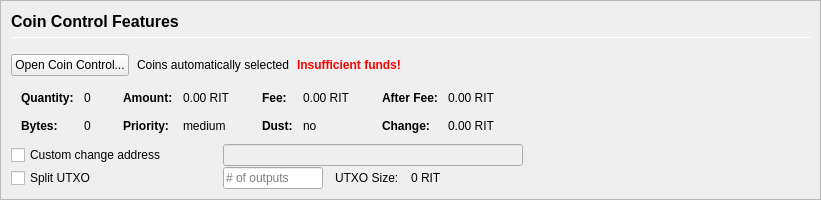
         <widget class="QFrame" name="frameCoinControl">
          <property name="sizePolicy">
           <sizepolicy hsizetype="Expanding" vsizetype="Expanding">
            <horstretch>0</horstretch>
            <verstretch>0</verstretch>
           </sizepolicy>
          </property>
          <property name="maximumSize">
           <size>
            <width>16777215</width>
            <height>16777215</height>
           </size>
          </property>
          <property name="frameShape">
           <enum>QFrame::StyledPanel</enum>
          </property>
          <property name="frameShadow">
           <enum>QFrame::Sunken</enum>
          </property>
          <layout class="QVBoxLayout" name="verticalLayoutCoinControl2">
           <property name="spacing">
            <number>0</number>
           </property>
           <property name="margin">
            <number>0</number>
           </property>
           <item>
            <widget class="QFrame" name="frameCoinControl_BG">
             <layout class="QVBoxLayout" name="verticalLayoutCoinControl" stretch="0,0,0,0,0,0">
              <property name="spacing">
               <number>1</number>
              </property>
              <property name="leftMargin">
               <number>10</number>
              </property>
              <property name="topMargin">
               <number>10</number>
              </property>
              <item>
               <layout class="QHBoxLayout" name="horizontalLayoutCoinControl1">
                <property name="bottomMargin">
                 <number>15</number>
                </property>
                <item>
                 <layout class="QVBoxLayout" name="verticalLayout_3">
                  <property name="spacing">
                   <number>6</number>
                  </property>
                  <item>
                   <widget class="QLabel" name="labelCoinControlFeatures">
                    <property name="sizePolicy">
                     <sizepolicy hsizetype="Preferred" vsizetype="Maximum">
                      <horstretch>0</horstretch>
                      <verstretch>0</verstretch>
                     </sizepolicy>
                    </property>
                    <property name="minimumSize">
                     <size>
                      <width>0</width>
                      <height>20</height>
                     </size>
                    </property>
                    <property name="font">
                     <font>
                      <pointsize>12</pointsize>
                      <weight>75</weight>
                      <bold>true</bold>
                     </font>
                    </property>
                    <property name="styleSheet">
                     <string notr="true">font-weight:bold;</string>
                    </property>
                    <property name="text">
                     <string>Coin Control Features</string>
                    </property>
                   </widget>
                  </item>
                  <item>
                   <widget class="Line" name="line">
                    <property name="minimumSize">
                     <size>
                      <width>0</width>
                      <height>1</height>
                     </size>
                    </property>
                    <property name="maximumSize">
                     <size>
                      <width>16777215</width>
                      <height>1</height>
                     </size>
                    </property>
                    <property name="orientation">
                     <enum>Qt::Horizontal</enum>
                    </property>
                   </widget>
                  </item>
                 </layout>
                </item>
               </layout>
              </item>
              <item>
               <layout class="QHBoxLayout" name="horizontalLayoutCoinControl2" stretch="0,0,0,0">
                <property name="spacing">
                 <number>8</number>
                </property>
                <property name="bottomMargin">
                 <number>10</number>
                </property>
                <item>
                 <widget class="QPushButton" name="pushButtonCoinControl">
                  <property name="styleSheet">
                   <string notr="true"/>
                  </property>
                  <property name="text">
                   <string>Open Coin Control...</string>
                  </property>
                  <property name="autoDefault">
                   <bool>false</bool>
                  </property>
                 </widget>
                </item>
                <item>
                 <widget class="QLabel" name="labelCoinControlAutomaticallySelected">
                  <property name="text">
                   <string>Coins automatically selected</string>
                  </property>
                  <property name="margin">
                   <number>5</number>
                  </property>
                 </widget>
                </item>
                <item>
                 <widget class="QLabel" name="labelCoinControlInsuffFunds">
                  <property name="font">
                   <font>
                    <weight>75</weight>
                    <bold>true</bold>
                   </font>
                  </property>
                  <property name="styleSheet">
                   <string notr="true">color:red;font-weight:bold;</string>
                  </property>
                  <property name="text">
                   <string>Insufficient funds!</string>
                  </property>
                  <property name="margin">
                   <number>5</number>
                  </property>
                 </widget>
                </item>
                <item>
                 <spacer name="horizontalSpacerCoinControl">
                  <property name="orientation">
                   <enum>Qt::Horizontal</enum>
                  </property>
                  <property name="sizeHint" stdset="0">
                   <size>
                    <width>40</width>
                    <height>1</height>
                   </size>
                  </property>
                 </spacer>
                </item>
               </layout>
              </item>
              <item>
               <widget class="QWidget" name="widgetCoinControl" native="true">
                <property name="sizePolicy">
                 <sizepolicy hsizetype="Preferred" vsizetype="Preferred">
                  <horstretch>0</horstretch>
                  <verstretch>0</verstretch>
                 </sizepolicy>
                </property>
                <property name="minimumSize">
                 <size>
                  <width>0</width>
                  <height>0</height>
                 </size>
                </property>
                <property name="styleSheet">
                 <string notr="true"/>
                </property>
                <layout class="QHBoxLayout" name="horizontalLayoutCoinControl5">
                 <property name="margin">
                  <number>0</number>
                 </property>
                 <item>
                  <layout class="QHBoxLayout" name="horizontalLayoutCoinControl3" stretch="0,0,0,1">
                   <property name="spacing">
                    <number>20</number>
                   </property>
                   <property name="topMargin">
                    <number>0</number>
                   </property>
                   <property name="bottomMargin">
                    <number>10</number>
                   </property>
                   <item>
                    <layout class="QFormLayout" name="formLayoutCoinControl1">
                     <property name="horizontalSpacing">
                      <number>10</number>
                     </property>
                     <property name="verticalSpacing">
                      <number>14</number>
                     </property>
                     <property name="leftMargin">
                      <number>10</number>
                     </property>
                     <property name="topMargin">
                      <number>4</number>
                     </property>
                     <property name="rightMargin">
                      <number>6</number>
                     </property>
                     <item row="0" column="0">
                      <widget class="QLabel" name="labelCoinControlQuantityText">
                       <property name="font">
                        <font>
                         <weight>75</weight>
                         <bold>true</bold>
                        </font>
                       </property>
                       <property name="text">
                        <string>Quantity:</string>
                       </property>
                       <property name="margin">
                        <number>0</number>
                       </property>
                      </widget>
                     </item>
                     <item row="0" column="1">
                      <widget class="QLabel" name="labelCoinControlQuantity">
                       <property name="cursor">
                        <cursorShape>IBeamCursor</cursorShape>
                       </property>
                       <property name="contextMenuPolicy">
                        <enum>Qt::ActionsContextMenu</enum>
                       </property>
                       <property name="text">
                        <string notr="true">0</string>
                       </property>
                       <property name="margin">
                        <number>0</number>
                       </property>
                       <property name="textInteractionFlags">
                        <set>Qt::LinksAccessibleByMouse|Qt::TextSelectableByKeyboard|Qt::TextSelectableByMouse</set>
                       </property>
                      </widget>
                     </item>
                     <item row="1" column="0">
                      <widget class="QLabel" name="labelCoinControlBytesText">
                       <property name="font">
                        <font>
                         <weight>75</weight>
                         <bold>true</bold>
                        </font>
                       </property>
                       <property name="text">
                        <string>Bytes:</string>
                       </property>
                      </widget>
                     </item>
                     <item row="1" column="1">
                      <widget class="QLabel" name="labelCoinControlBytes">
                       <property name="cursor">
                        <cursorShape>IBeamCursor</cursorShape>
                       </property>
                       <property name="contextMenuPolicy">
                        <enum>Qt::ActionsContextMenu</enum>
                       </property>
                       <property name="text">
                        <string notr="true">0</string>
                       </property>
                       <property name="textInteractionFlags">
                        <set>Qt::LinksAccessibleByMouse|Qt::TextSelectableByKeyboard|Qt::TextSelectableByMouse</set>
                       </property>
                      </widget>
                     </item>
                    </layout>
                   </item>
                   <item>
                    <layout class="QFormLayout" name="formLayoutCoinControl2">
                     <property name="horizontalSpacing">
                      <number>10</number>
                     </property>
                     <property name="verticalSpacing">
                      <number>14</number>
                     </property>
                     <property name="leftMargin">
                      <number>6</number>
                     </property>
                     <property name="topMargin">
                      <number>4</number>
                     </property>
                     <property name="rightMargin">
                      <number>6</number>
                     </property>
                     <item row="0" column="0">
                      <widget class="QLabel" name="labelCoinControlAmountText">
                       <property name="font">
                        <font>
                         <weight>75</weight>
                         <bold>true</bold>
                        </font>
                       </property>
                       <property name="text">
                        <string>Amount:</string>
                       </property>
                       <property name="margin">
                        <number>0</number>
                       </property>
                      </widget>
                     </item>
                     <item row="0" column="1">
                      <widget class="QLabel" name="labelCoinControlAmount">
                       <property name="cursor">
                        <cursorShape>IBeamCursor</cursorShape>
                       </property>
                       <property name="contextMenuPolicy">
                        <enum>Qt::ActionsContextMenu</enum>
                       </property>
                       <property name="text">
                        <string notr="true">0.00 RIT</string>
                       </property>
                       <property name="textInteractionFlags">
                        <set>Qt::LinksAccessibleByMouse|Qt::TextSelectableByKeyboard|Qt::TextSelectableByMouse</set>
                       </property>
                      </widget>
                     </item>
                     <item row="1" column="0">
                      <widget class="QLabel" name="labelCoinControlPriorityText">
                       <property name="font">
                        <font>
                         <weight>75</weight>
                         <bold>true</bold>
                        </font>
                       </property>
                       <property name="text">
                        <string>Priority:</string>
                       </property>
                      </widget>
                     </item>
                     <item row="1" column="1">
                      <widget class="QLabel" name="labelCoinControlPriority">
                       <property name="cursor">
                        <cursorShape>IBeamCursor</cursorShape>
                       </property>
                       <property name="contextMenuPolicy">
                        <enum>Qt::ActionsContextMenu</enum>
                       </property>
                       <property name="text">
                        <string>medium</string>
                       </property>
                       <property name="textInteractionFlags">
                        <set>Qt::LinksAccessibleByMouse|Qt::TextSelectableByKeyboard|Qt::TextSelectableByMouse</set>
                       </property>
                      </widget>
                     </item>
                    </layout>
                   </item>
                   <item>
                    <layout class="QFormLayout" name="formLayoutCoinControl3">
                     <property name="horizontalSpacing">
                      <number>10</number>
                     </property>
                     <property name="verticalSpacing">
                      <number>14</number>
                     </property>
                     <property name="leftMargin">
                      <number>6</number>
                     </property>
                     <property name="topMargin">
                      <number>4</number>
                     </property>
                     <property name="rightMargin">
                      <number>6</number>
                     </property>
                     <item row="0" column="0">
                      <widget class="QLabel" name="labelCoinControlFeeText">
                       <property name="font">
                        <font>
                         <weight>75</weight>
                         <bold>true</bold>
                        </font>
                       </property>
                       <property name="text">
                        <string>Fee:</string>
                       </property>
                       <property name="margin">
                        <number>0</number>
                       </property>
                      </widget>
                     </item>
                     <item row="0" column="1">
                      <widget class="QLabel" name="labelCoinControlFee">
                       <property name="cursor">
                        <cursorShape>IBeamCursor</cursorShape>
                       </property>
                       <property name="contextMenuPolicy">
                        <enum>Qt::ActionsContextMenu</enum>
                       </property>
                       <property name="text">
                        <string notr="true">0.00 RIT</string>
                       </property>
                       <property name="textInteractionFlags">
                        <set>Qt::LinksAccessibleByMouse|Qt::TextSelectableByKeyboard|Qt::TextSelectableByMouse</set>
                       </property>
                      </widget>
                     </item>
                     <item row="1" column="0">
                      <widget class="QLabel" name="labelCoinControlLowOutputText">
                       <property name="font">
                        <font>
                         <weight>75</weight>
                         <bold>true</bold>
                        </font>
                       </property>
                       <property name="text">
                        <string>Dust:</string>
                       </property>
                      </widget>
                     </item>
                     <item row="1" column="1">
                      <widget class="QLabel" name="labelCoinControlLowOutput">
                       <property name="cursor">
                        <cursorShape>IBeamCursor</cursorShape>
                       </property>
                       <property name="contextMenuPolicy">
                        <enum>Qt::ActionsContextMenu</enum>
                       </property>
                       <property name="text">
                        <string>no</string>
                       </property>
                       <property name="textInteractionFlags">
                        <set>Qt::LinksAccessibleByMouse|Qt::TextSelectableByKeyboard|Qt::TextSelectableByMouse</set>
                       </property>
                      </widget>
                     </item>
                    </layout>
                   </item>
                   <item>
                    <layout class="QFormLayout" name="formLayoutCoinControl4">
                     <property name="horizontalSpacing">
                      <number>10</number>
                     </property>
                     <property name="verticalSpacing">
                      <number>14</number>
                     </property>
                     <property name="leftMargin">
                      <number>6</number>
                     </property>
                     <property name="topMargin">
                      <number>4</number>
                     </property>
                     <property name="rightMargin">
                      <number>6</number>
                     </property>
                     <item row="0" column="0">
                      <widget class="QLabel" name="labelCoinControlAfterFeeText">
                       <property name="font">
                        <font>
                         <weight>75</weight>
                         <bold>true</bold>
                        </font>
                       </property>
                       <property name="text">
                        <string>After Fee:</string>
                       </property>
                       <property name="margin">
                        <number>0</number>
                       </property>
                      </widget>
                     </item>
                     <item row="0" column="1">
                      <widget class="QLabel" name="labelCoinControlAfterFee">
                       <property name="cursor">
                        <cursorShape>IBeamCursor</cursorShape>
                       </property>
                       <property name="contextMenuPolicy">
                        <enum>Qt::ActionsContextMenu</enum>
                       </property>
                       <property name="text">
                        <string notr="true">0.00 RIT</string>
                       </property>
                       <property name="textInteractionFlags">
                        <set>Qt::LinksAccessibleByMouse|Qt::TextSelectableByKeyboard|Qt::TextSelectableByMouse</set>
                       </property>
                      </widget>
                     </item>
                     <item row="1" column="0">
                      <widget class="QLabel" name="labelCoinControlChangeText">
                       <property name="font">
                        <font>
                         <weight>75</weight>
                         <bold>true</bold>
                        </font>
                       </property>
                       <property name="text">
                        <string>Change:</string>
                       </property>
                      </widget>
                     </item>
                     <item row="1" column="1">
                      <widget class="QLabel" name="labelCoinControlChange">
                       <property name="cursor">
                        <cursorShape>IBeamCursor</cursorShape>
                       </property>
                       <property name="contextMenuPolicy">
                        <enum>Qt::ActionsContextMenu</enum>
                       </property>
                       <property name="text">
                        <string notr="true">0.00 RIT</string>
                       </property>
                       <property name="textInteractionFlags">
                        <set>Qt::LinksAccessibleByMouse|Qt::TextSelectableByKeyboard|Qt::TextSelectableByMouse</set>
                       </property>
                      </widget>
                     </item>
                    </layout>
                   </item>
                  </layout>
                 </item>
                </layout>
               </widget>
              </item>
              <item>
               <layout class="QHBoxLayout" name="horizontalLayoutCoinControl4">
                <property name="spacing">
                 <number>12</number>
                </property>
                <property name="sizeConstraint">
                 <enum>QLayout::SetDefaultConstraint</enum>
                </property>
                <property name="topMargin">
                 <number>0</number>
                </property>
                <property name="rightMargin">
                 <number>0</number>
                </property>
                <item>
                 <widget class="QCheckBox" name="checkBoxCoinControlChange">
                  <property name="sizePolicy">
                   <sizepolicy hsizetype="Preferred" vsizetype="Preferred">
                    <horstretch>0</horstretch>
                    <verstretch>0</verstretch>
                   </sizepolicy>
                  </property>
                  <property name="minimumSize">
                   <size>
                    <width>200</width>
                    <height>0</height>
                   </size>
                  </property>
                  <property name="maximumSize">
                   <size>
                    <width>200</width>
                    <height>16777215</height>
                   </size>
                  </property>
                  <property name="toolTip">
                   <string>If this is activated, but the change address is empty or invalid, change will be sent to a newly generated address.</string>
                  </property>
                  <property name="text">
                   <string>Custom change address</string>
                  </property>
                 </widget>
                </item>
                <item>
                 <widget class="QValidatedLineEdit" name="lineEditCoinControlChange">
                  <property name="enabled">
                   <bool>false</bool>
                  </property>
                  <property name="sizePolicy">
                   <sizepolicy hsizetype="Preferred" vsizetype="Preferred">
                    <horstretch>0</horstretch>
                    <verstretch>0</verstretch>
                   </sizepolicy>
                  </property>
                  <property name="minimumSize">
                   <size>
                    <width>300</width>
                    <height>0</height>
                   </size>
                  </property>
                 </widget>
                </item>
                <item>
                 <widget class="QLabel" name="labelCoinControlChangeLabel">
                  <property name="sizePolicy">
                   <sizepolicy hsizetype="Preferred" vsizetype="Preferred">
                    <horstretch>0</horstretch>
                    <verstretch>0</verstretch>
                   </sizepolicy>
                  </property>
                  <property name="minimumSize">
                   <size>
                    <width>100</width>
                    <height>0</height>
                   </size>
                  </property>
                  <property name="text">
                   <string/>
                  </property>
                  <property name="margin">
                   <number>3</number>
                  </property>
                 </widget>
                </item>
               </layout>
              </item>
              <item>
               <layout class="QHBoxLayout" name="horizontalLayoutCoinControl6">
                <property name="spacing">
                 <number>12</number>
                </property>
                <property name="rightMargin">
                 <number>0</number>
                </property>
                <item>
                 <widget class="QCheckBox" name="splitBlockCheckBox">
                  <property name="sizePolicy">
                   <sizepolicy hsizetype="Preferred" vsizetype="Preferred">
                    <horstretch>0</horstretch>
                    <verstretch>0</verstretch>
                   </sizepolicy>
                  </property>
                  <property name="minimumSize">
                   <size>
                    <width>200</width>
                    <height>0</height>
                   </size>
                  </property>
                  <property name="maximumSize">
                   <size>
                    <width>200</width>
                    <height>16777215</height>
                   </size>
                  </property>
                  <property name="text">
                   <string>Split UTXO</string>
                  </property>
                 </widget>
                </item>
                <item>
                 <widget class="QLineEdit" name="splitBlockLineEdit">
                  <property name="sizePolicy">
                   <sizepolicy hsizetype="Preferred" vsizetype="Preferred">
                    <horstretch>50</horstretch>
                    <verstretch>0</verstretch>
                   </sizepolicy>
                  </property>
                  <property name="minimumSize">
                   <size>
                    <width>100</width>
                    <height>0</height>
                   </size>
                  </property>
                  <property name="maximumSize">
                   <size>
                    <width>100</width>
                    <height>16777215</height>
                   </size>
                  </property>
                  <property name="placeholderText">
                   <string># of outputs</string>
                  </property>
                 </widget>
                </item>
                <item>
                 <widget class="QLabel" name="labelBlockSizeText">
                  <property name="text">
                   <string>UTXO Size:</string>
                  </property>
                 </widget>
                </item>
                <item>
                 <widget class="QLabel" name="labelBlockSize">
                  <property name="text">
                   <string>0 RIT</string>
                  </property>
                 </widget>
                </item>
                <item>
                 <spacer name="horizontalSpacer_7">
                  <property name="orientation">
                   <enum>Qt::Horizontal</enum>
                  </property>
                  <property name="sizeHint" stdset="0">
                   <size>
                    <width>40</width>
                    <height>20</height>
                   </size>
                  </property>
                 </spacer>
                </item>
               </layout>
              </item>
              <item>
               <spacer name="verticalSpacerCoinControl">
                <property name="orientation">
                 <enum>Qt::Vertical</enum>
                </property>
                <property name="sizeHint" stdset="0">
                 <size>
                  <width>800</width>
                  <height>1</height>
                 </size>
                </property>
               </spacer>
              </item>
             </layout>
            </widget>
           </item>
          </layout>
         </widget>
